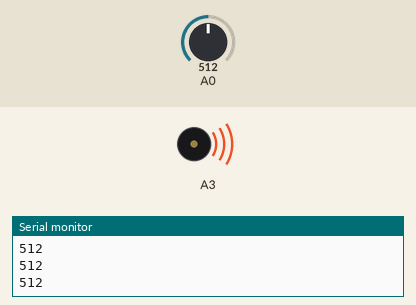
This sketch was run on a simulated Arduino Uno, built with avr-gcc and run on an emulated ATmega328P. Parts: buzzer (waves = sounding), the last lines printed to the serial monitor. The inputs (shaded band) are chosen by the test bench; at power-on: A0 = 512.

Above: at 1.3 s.
1.4 s: A0 set to 117
At 2.1 s:
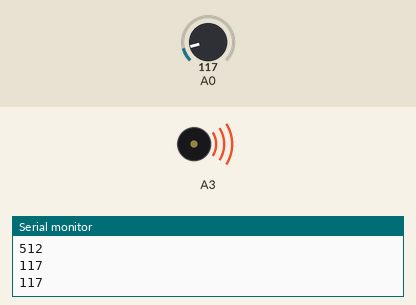
2.9 s: A0 set to 100
At 3.3 s:
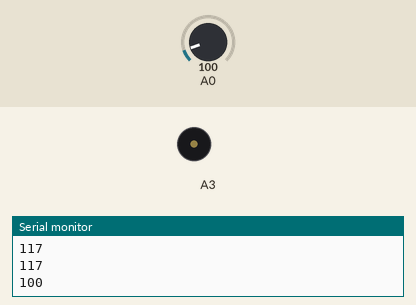
4.5 s: A0 set to 122
At 5.7 s:
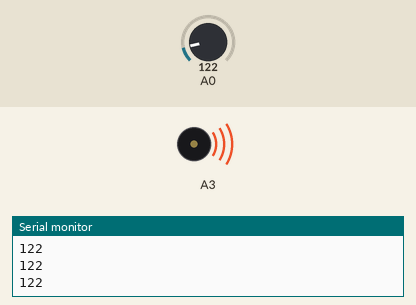
6.0 s: A0 set to 0
At 6.9 s:
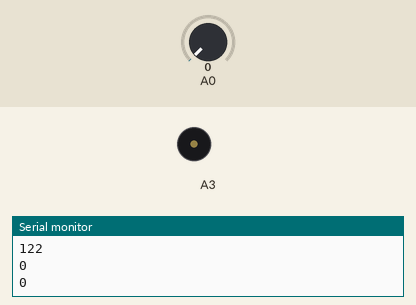
Timing chart, 0 to 8.5 s (numbered marks = the images above; inputs shaded):
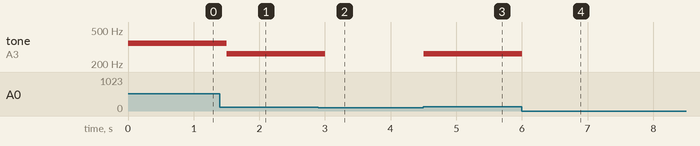

Measured:
- the behaviour switches between 113 and 112 on A0 (found by bisection; images 1 and 2)
- after the input at 1.4 s, tone on A3: 349 Hz → 262 Hz after 0.10 s
- after the input at 2.9 s, tone on A3: 262 Hz → silent after 0.10 s
- after the input at 4.5 s, tone on A3: silent → 262 Hz at once
- after the input at 6.0 s, tone on A3: 262 Hz → silent at once

The sketch:

HW7_2.ino
```cpp
#include <pitches.h>

int speakerPin = 57;
int melody[] = {
  0, NOTE_C4, NOTE_D4, NOTE_E4, NOTE_F4, NOTE_G4, NOTE_A4, NOTE_B4, NOTE_C5
};
int gap = 1023 / 9;
int last = 0;

void setup() {
  // put your setup code here, to run once:
  Serial.begin(9600);
  pinMode(A0, INPUT);

}

void loop() {
  int adc = analogRead(A0);

  Serial.println(adc);

  if(last != adc/gap){
    noTone(A3);
    if(adc > gap*9) tone(A3, melody[8]);
    else tone(A3, melody[adc / gap]);
  }
  last = adc/gap;
  delay(500);
}
```
